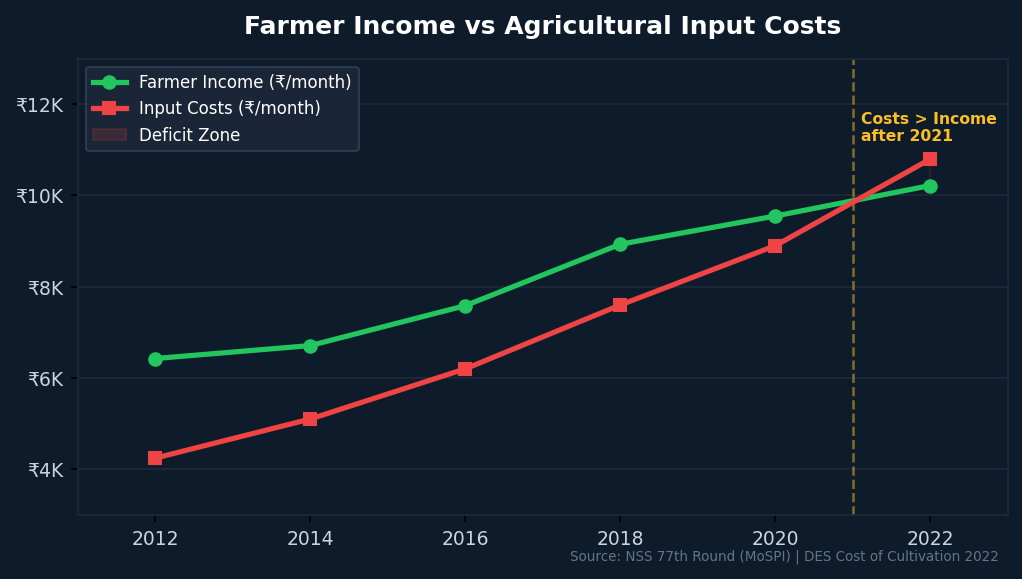

Python code for this plot:
import matplotlib
matplotlib.use('Agg')
import matplotlib.pyplot as plt
import numpy as np

fig, ax = plt.subplots(figsize=(7, 4), dpi=150)
fig.patch.set_facecolor('#0D1B2A')
ax.set_facecolor('#0D1B2A')

years = [2012, 2014, 2016, 2018, 2020, 2022]

# NSS + DES data (Rs/month per farming household)
income     = [6426, 6710, 7585, 8931, 9550, 10218]
input_cost = [4243, 5100, 6200, 7600, 8900, 10800]

ax.plot(years, income, color='#22C55E', lw=2.5, marker='o',
        markersize=6, markerfacecolor='#22C55E', label='Farmer Income (₹/month)', zorder=4)
ax.plot(years, input_cost, color='#EF4444', lw=2.5, marker='s',
        markersize=6, markerfacecolor='#EF4444', label='Input Costs (₹/month)', zorder=4)

# fill between gap
ax.fill_between(years, income, input_cost,
                where=[i < c for i, c in zip(income, input_cost)],
                alpha=0.15, color='#EF4444', label='Deficit Zone')

# shaded crossing point
ax.axvline(x=2021, color='#FBBF24', linestyle='--', alpha=0.5, lw=1.2)
ax.text(2021.1, 11200, 'Costs > Income\nafter 2021', color='#FBBF24',
        fontsize=7.5, fontweight='bold')

# grid
ax.grid(axis='y', color='#1E293B', linewidth=0.8, zorder=0)
ax.set_xlim(2011, 2023)
ax.set_ylim(3000, 13000)
ax.set_xticks(years)
ax.set_xticklabels([str(y) for y in years], color='#CBD5E1', fontsize=9)
ax.set_yticklabels([f'₹{int(y/1000)}K' for y in ax.get_yticks()],
                   color='#CBD5E1', fontsize=9)

for spine in ax.spines.values():
    spine.set_color('#1E293B')

ax.set_title('Farmer Income vs Agricultural Input Costs',
             color='white', fontsize=12, fontweight='bold', pad=12)

legend = ax.legend(frameon=True, facecolor='#1E293B', edgecolor='#334155',
                   labelcolor='white', fontsize=8, loc='upper left')

ax.text(0.99, -0.1, 'Source: NSS 77th Round (MoSPI) | DES Cost of Cultivation 2022',
        transform=ax.transAxes, ha='right', fontsize=6.5, color='#64748B')

plt.tight_layout(pad=1.2)
plt.savefig(r'c:\Users\kanis\OneDrive\Desktop\geospatiall\graph_income_vs_cost.png',
            dpi=150, bbox_inches='tight', facecolor='#0D1B2A')
print("Saved: graph_income_vs_cost.png")
